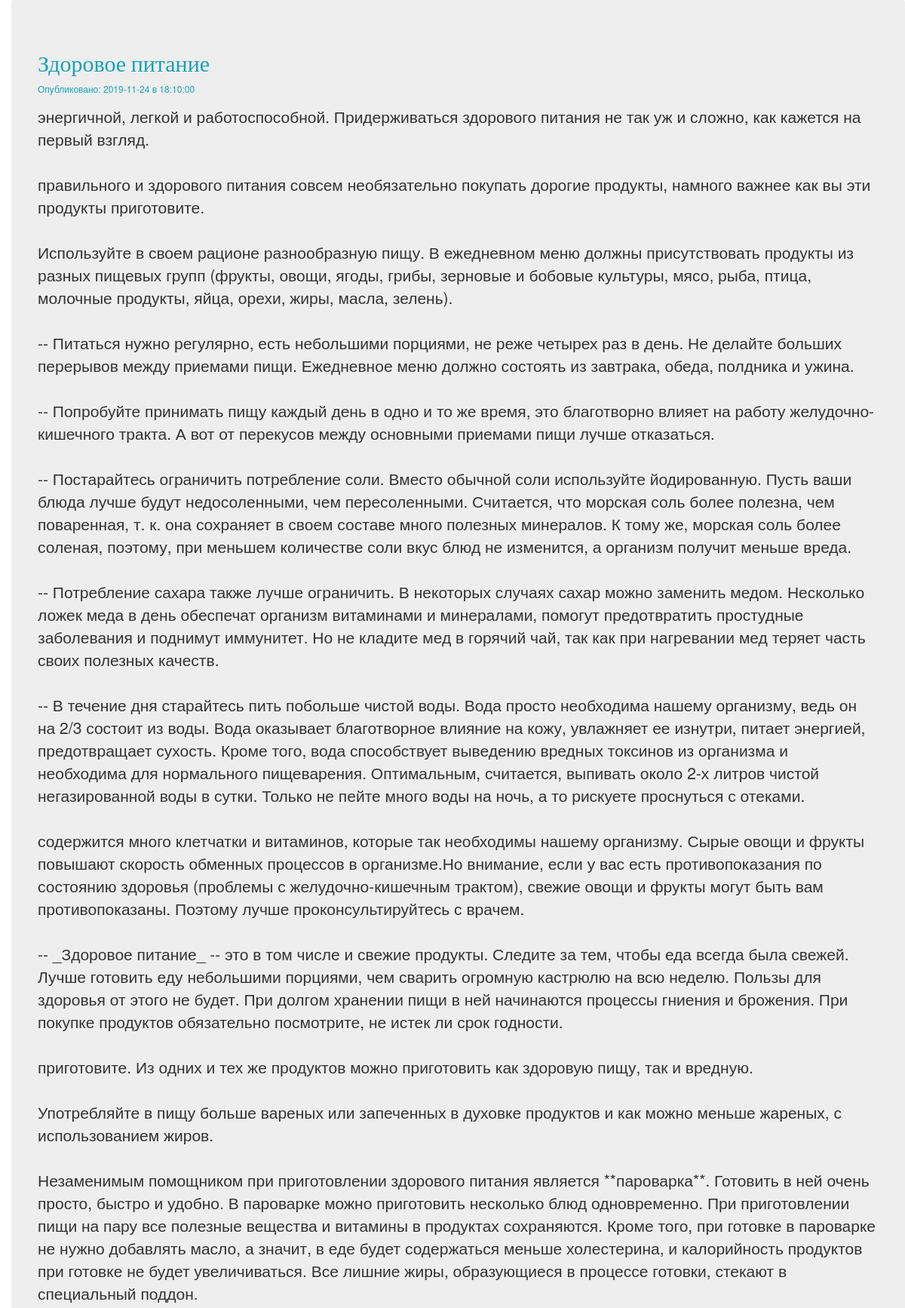
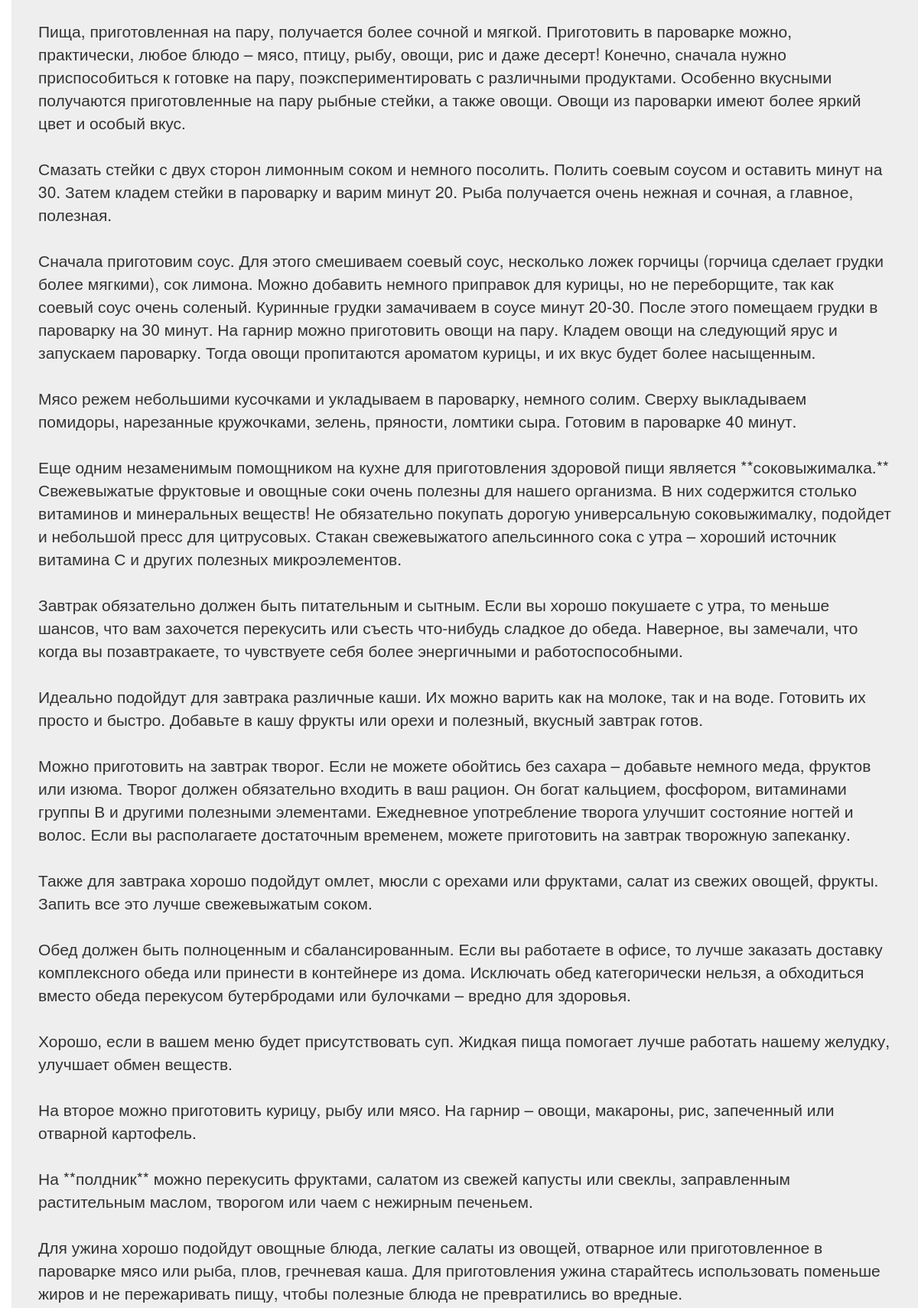
/news/6 (upper part), run on the app's committed database (2 pictures, top to bottom).
### news/models.py (models this page shows, shortened)
class Articles(models.Model):
    title = models.CharField(max_length = 120)
    post = models.TextField()
    date = models.DateTimeField()

### news/templates/news/post.html
{% extends "mainApp/wrapper.html"  %}
  {% block content %}
         <h2 class="text-info">{{articles.title}}</h2>
         <h6 class="text-info">Опубликовано: {{articles.date|date:"Y-m-d в H:i:s"}}</h6>
         <p> {{articles.post|safe|linebreaks}} </p>
    {% endblock %}

### blog/static/css/blog.css (style rules this page uses)
body { padding-left: 15px; }
h1, h2, h3, h4 { font-family: 'Lobster', cursive; }

### data on the page
Articles: title "Здоровое питание", date "2019-11-24 в 18:10:00", post "энергичной, легкой и работоспособной. Придерживаться здорового питания не так уж и сложно, как кажется на первый взгляд. правильного и здорового питания совсем необязательно покупать дорогие продукты, намного важнее как вы эти продукты приготовите. Используйте в своем рационе разнообразную пищу. В ежедневном меню должны присутствовать продукты из разных пищевых групп (фрукты, овощи, ягоды, грибы, зерновые и бобовые культуры, мясо, рыба, птица, молочные продукты, яйца, орехи, жиры, масла, зелень). -- Питаться нужно регулярно, есть небольшими порциями, не реже четырех раз в день. Не делайте больших перерывов между приемами пищи. Ежедневное меню должно состоять из завтрака, обеда, полдника и…"
